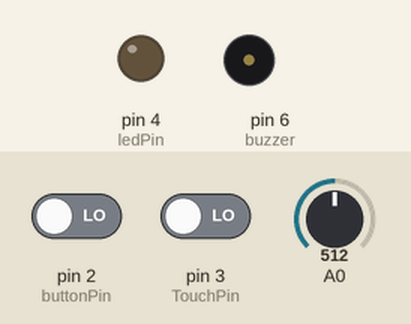
This sketch was run on a simulated Arduino Uno, built with avr-gcc and run on an emulated ATmega328P. On the bench: output pins drawn as LEDs (lit = HIGH), buzzer (waves = sounding). Inputs (shaded band) come from the test bench; at power-on: pin 2 (buttonPin) LOW, pin 3 (TouchPin) LOW, A0 = 512.

Above: at 1.2 s.
1.3 s: pin 2 (buttonPin) driven HIGH and pin 3 (TouchPin) driven HIGH
At 1.7 s:
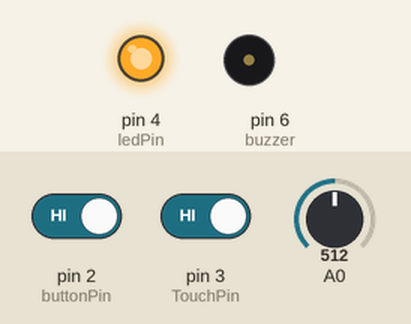
4.3 s: A0 set to 0
At 5.6 s:
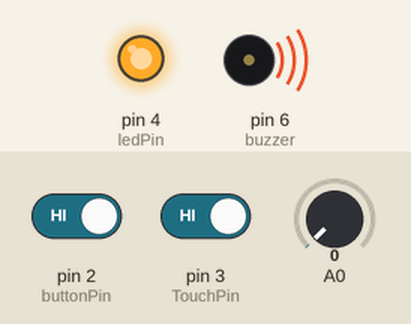
5.9 s: pin 2 (buttonPin) driven LOW
At 7.0 s:
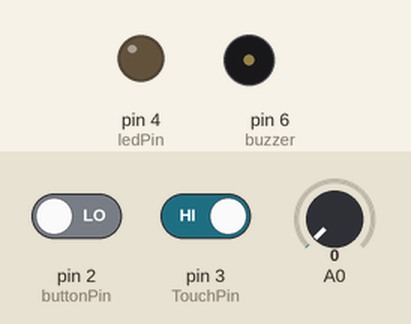
Timing chart, 0 to 8.9 s (numbered marks = the images above; inputs shaded):
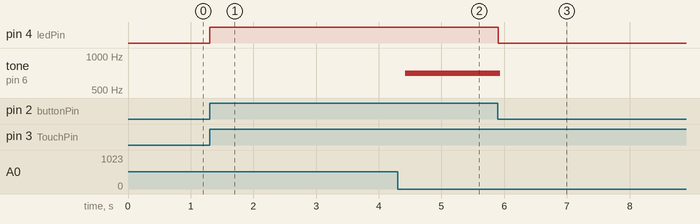

Measured:
- after the input at 1.3 s, pin 4 (ledPin): LOW → HIGH at once
- after the input at 4.3 s, tone on pin 6 (buzzer): silent → 705 Hz after 0.12 s
- after the input at 5.9 s, pin 4 (ledPin): HIGH → LOW at once; tone on pin 6 (buzzer): 705 Hz → silent at once

The sketch:

project.ino
```cpp
const int TouchPin=3;        // number of touch pin
const int ledPin=4;        // number of LED pin
const int buttonPin = 2;    // number of button pin
const int ledPin2=5;   // number of red led
int buttonState = 0;
const int buzzer = 6;


void setup() {
    pinMode(TouchPin, INPUT);
    pinMode(ledPin,OUTPUT);
    pinMode(buttonPin, INPUT);
    pinMode(ledPin2, INPUT);
    pinMode(buzzer, OUTPUT);


}

void loop() {
    int sensorValue = digitalRead(TouchPin);
    buttonState = digitalRead(buttonPin);
    int sensorValue2 = analogRead(A0);
    Serial.println(sensorValue);
    delay(1);

    if(sensorValue==1 && buttonState == HIGH  )
    {
        digitalWrite(ledPin,HIGH);
        digitalWrite(ledPin2,LOW);
        digitalWrite(buzzer,HIGH);
        delay(analogRead(0));
        digitalWrite(buzzer,LOW);
        delay(analogRead(0));

    }
    else
    {
        digitalWrite(ledPin,LOW);
        digitalWrite(ledPin2,HIGH);

    }
}
```
